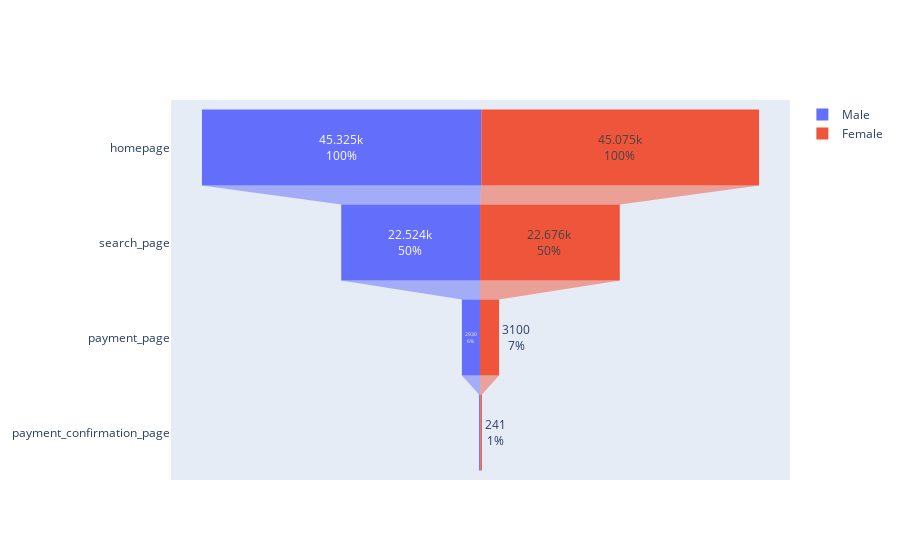

The notebook cell this image was saved under:
### Markdown cell above
## Gender Conversion

### Code cell
fig = go.Figure()

for i in ['Male', 'Female']: 
    count_stage = []
    for page in funnel_stages: 
            x = len(master_data[(master_data[page]==1) & (master_data['sex'] == i)])
            count_stage.append(x)
    
    fig.add_trace(go.Funnel(
        name = i,
        y = funnel_stages,
        x = count_stage,
        textinfo = "value+percent initial"))
    
fig.show()

### Figure 1 — Plotly figure (JSON) as saved in the notebook; plotly's stock layout.template omitted (floating-point values rounded to 4 significant figures)
{"data": [{"name": "Male", "textinfo": "value+percent initial", "type": "funnel", "x": [45325, 22524, 2930, 211], "y": ["homepage", "search_page", "payment_page", "payment_confirmation_page"]}, {"name": "Female", "textinfo": "value+percent initial", "type": "funnel", "x": [45075, 22676, 3100, 241], "y": ["homepage", "search_page", "payment_page", "payment_confirmation_page"]}], "layout": {}}
